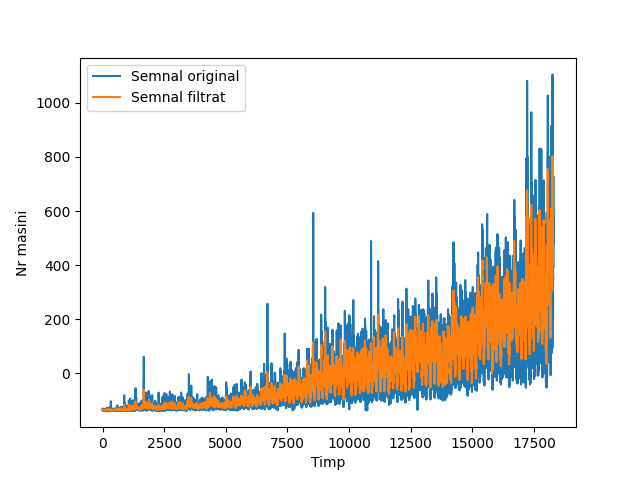

This figure's Python source:
import numpy as np
import matplotlib.pyplot as plt


def main():
    x = np.genfromtxt("./archive/Train.csv", delimiter=",")
    x = x[1:, -1]
    N = len(x)
    t = np.arange(N)

    dc_offset = np.mean(x)
    x = x - dc_offset

    # moving average filter
    window_size = 15
    filtered_x = np.convolve(x, np.ones(window_size) / window_size, mode="valid")

    plt.plot(t, x, label="Semnal original")
    plt.plot(t[:len(filtered_x)], filtered_x, label="Semnal filtrat")
    plt.xlabel("Timp")
    plt.ylabel("Nr masini")
    plt.legend()
    plt.savefig("ex9.pdf", format="pdf")
    plt.savefig("ex9.png", format="png")
    plt.show()


if __name__ == "__main__":
    main()

